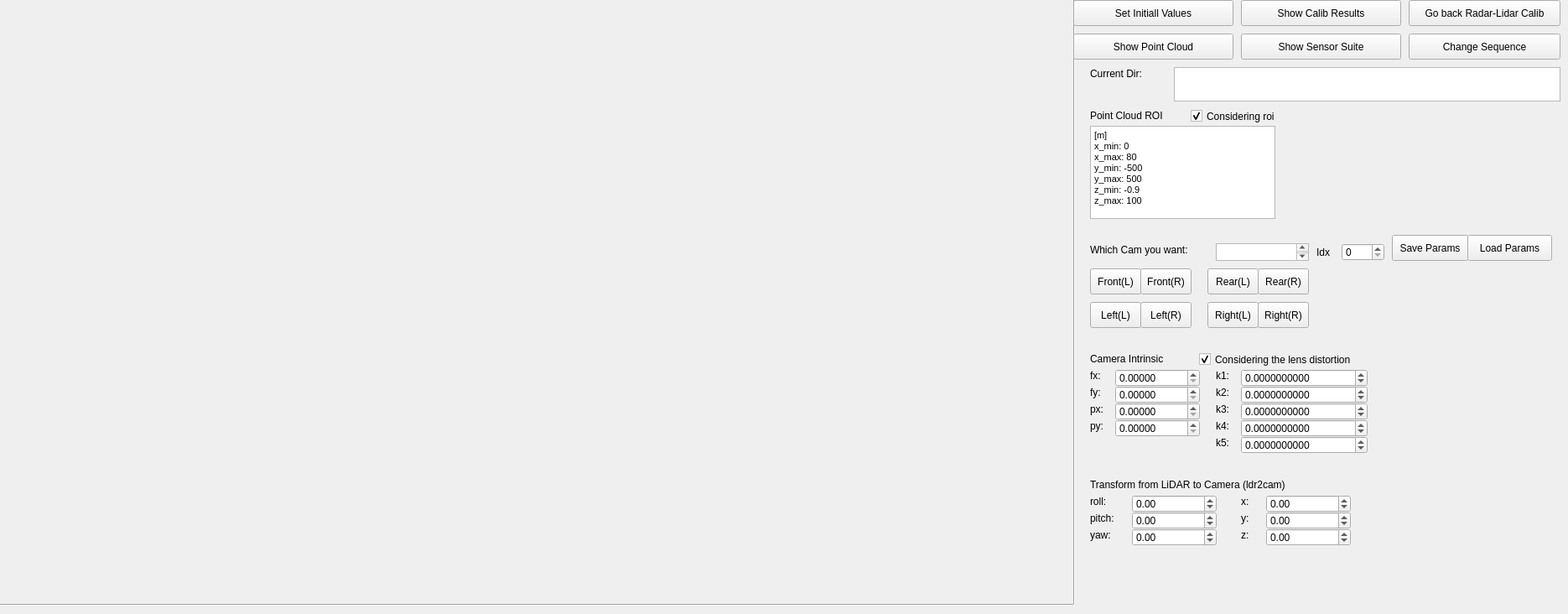
    <widget class="QWidget" name="page_2">
     <widget class="QLabel" name="labelLidCamCalibImg">
      <property name="geometry">
       <rect>
        <x>0</x>
        <y>0</y>
        <width>1280</width>
        <height>720</height>
       </rect>
      </property>
      <property name="text">
       <string/>
      </property>
     </widget>
     <widget class="Line" name="line_16">
      <property name="geometry">
       <rect>
        <x>0</x>
        <y>720</y>
        <width>1280</width>
        <height>3</height>
       </rect>
      </property>
      <property name="orientation">
       <enum>Qt::Horizontal</enum>
      </property>
     </widget>
     <widget class="Line" name="line_17">
      <property name="geometry">
       <rect>
        <x>1280</x>
        <y>0</y>
        <width>3</width>
        <height>720</height>
       </rect>
      </property>
      <property name="orientation">
       <enum>Qt::Vertical</enum>
      </property>
     </widget>
     <widget class="QPushButton" name="pushButtonLcCalib_0">
      <property name="geometry">
       <rect>
        <x>1680</x>
        <y>0</y>
        <width>181</width>
        <height>31</height>
       </rect>
      </property>
      <property name="text">
       <string>Go back Radar-Lidar Calib</string>
      </property>
     </widget>
     <widget class="QPushButton" name="pushButtonLcCalib_1">
      <property name="geometry">
       <rect>
        <x>1480</x>
        <y>40</y>
        <width>191</width>
        <height>31</height>
       </rect>
      </property>
      <property name="text">
       <string>Show Sensor Suite</string>
      </property>
     </widget>
     <widget class="QPushButton" name="pushButtonLcCalib_2">
      <property name="geometry">
       <rect>
        <x>1280</x>
        <y>0</y>
        <width>191</width>
        <height>31</height>
       </rect>
      </property>
      <property name="text">
       <string>Set Initiall Values</string>
      </property>
     </widget>
     <widget class="QLabel" name="label_fx">
      <property name="geometry">
       <rect>
        <x>1300</x>
        <y>440</y>
        <width>101</width>
        <height>16</height>
       </rect>
      </property>
      <property name="text">
       <string>fx:</string>
      </property>
     </widget>
     <widget class="QLabel" name="label_fy">
      <property name="geometry">
       <rect>
        <x>1300</x>
        <y>460</y>
        <width>101</width>
        <height>16</height>
       </rect>
      </property>
      <property name="text">
       <string>fy:</string>
      </property>
     </widget>
     <widget class="QLabel" name="label_px">
      <property name="geometry">
       <rect>
        <x>1300</x>
        <y>480</y>
        <width>101</width>
        <height>16</height>
       </rect>
      </property>
      <property name="text">
       <string>px:</string>
      </property>
     </widget>
     <widget class="QLabel" name="label_py">
      <property name="geometry">
       <rect>
        <x>1300</x>
        <y>500</y>
        <width>101</width>
        <height>16</height>
       </rect>
      </property>
      <property name="text">
       <string>py:</string>
      </property>
     </widget>
     <widget class="QLabel" name="label_k1">
      <property name="geometry">
       <rect>
        <x>1450</x>
        <y>440</y>
        <width>101</width>
        <height>16</height>
       </rect>
      </property>
      <property name="text">
       <string>k1:</string>
      </property>
     </widget>
     <widget class="QCheckBox" name="checkBox_distortion">
      <property name="geometry">
       <rect>
        <x>1430</x>
        <y>420</y>
        <width>261</width>
        <height>17</height>
       </rect>
      </property>
      <property name="text">
       <string>Considering the lens distortion</string>
      </property>
      <property name="checked">
       <bool>true</bool>
      </property>
     </widget>
     <widget class="QLabel" name="label_k2">
      <property name="geometry">
       <rect>
        <x>1450</x>
        <y>460</y>
        <width>101</width>
        <height>16</height>
       </rect>
      </property>
      <property name="text">
       <string>k2:</string>
      </property>
     </widget>
     <widget class="QLabel" name="label_k3">
      <property name="geometry">
       <rect>
        <x>1450</x>
        <y>480</y>
        <width>101</width>
        <height>16</height>
       </rect>
      </property>
      <property name="text">
       <string>k3:</string>
      </property>
     </widget>
     <widget class="QLabel" name="label_k4">
      <property name="geometry">
       <rect>
        <x>1450</x>
        <y>500</y>
        <width>101</width>
        <height>16</height>
       </rect>
      </property>
      <property name="text">
       <string>k4:</string>
      </property>
     </widget>
     <widget class="QLabel" name="label_k5">
      <property name="geometry">
       <rect>
        <x>1450</x>
        <y>520</y>
        <width>101</width>
        <height>16</height>
       </rect>
      </property>
      <property name="text">
       <string>k5:</string>
      </property>
     </widget>
     <widget class="QLabel" name="label_pitch_l">
      <property name="geometry">
       <rect>
        <x>1300</x>
        <y>610</y>
        <width>101</width>
        <height>16</height>
       </rect>
      </property>
      <property name="text">
       <string>pitch:</string>
      </property>
     </widget>
     <widget class="QLabel" name="label_roll_l">
      <property name="geometry">
       <rect>
        <x>1300</x>
        <y>590</y>
        <width>101</width>
        <height>16</height>
       </rect>
      </property>
      <property name="text">
       <string>roll:</string>
      </property>
     </widget>
     <widget class="QLabel" name="label_yaw_l">
      <property name="geometry">
       <rect>
        <x>1300</x>
        <y>630</y>
        <width>101</width>
        <height>16</height>
       </rect>
      </property>
      <property name="text">
       <string>yaw:</string>
      </property>
     </widget>
     <widget class="QLabel" name="label_x_l">
      <property name="geometry">
       <rect>
        <x>1480</x>
        <y>590</y>
        <width>101</width>
        <height>16</height>
       </rect>
      </property>
      <property name="text">
       <string>x:</string>
      </property>
     </widget>
     <widget class="QLabel" name="label_z_l">
      <property name="geometry">
       <rect>
        <x>1480</x>
        <y>630</y>
        <width>101</width>
        <height>16</height>
       </rect>
      </property>
      <property name="text">
       <string>z:</string>
      </property>
     </widget>
     <widget class="QLabel" name="label_y_l">
      <property name="geometry">
       <rect>
        <x>1480</x>
        <y>610</y>
        <width>101</width>
        <height>16</height>
       </rect>
      </property>
      <property name="text">
       <string>y:</string>
      </property>
     </widget>
     <widget class="QPushButton" name="pushButtonLcCalib_3">
      <property name="geometry">
       <rect>
        <x>1480</x>
        <y>0</y>
        <width>191</width>
        <height>31</height>
       </rect>
      </property>
      <property name="text">
       <string>Show Calib Results</string>
      </property>
     </widget>
     <widget class="QTextEdit" name="textEditLcCalib_1">
      <property name="geometry">
       <rect>
        <x>1300</x>
        <y>150</y>
        <width>221</width>
        <height>111</height>
       </rect>
      </property>
      <property name="html">
       <string>&lt;!DOCTYPE HTML PUBLIC &quot;-//W3C//DTD HTML 4.0//EN&quot; &quot;http://www.w3.org/TR/REC-html40/strict.dtd&quot;&gt;
&lt;html&gt;&lt;head&gt;&lt;meta name=&quot;qrichtext&quot; content=&quot;1&quot; /&gt;&lt;style type=&quot;text/css&quot;&gt;
p, li { white-space: pre-wrap; }
&lt;/style&gt;&lt;/head&gt;&lt;body style=&quot; font-family:'Ubuntu'; font-size:11pt; font-weight:400; font-style:normal;&quot;&gt;
&lt;p style=&quot; margin-top:0px; margin-bottom:0px; margin-left:0px; margin-right:0px; -qt-block-indent:0; text-indent:0px;&quot;&gt;&lt;span style=&quot; font-family:'MS Shell Dlg 2'; font-size:8.25pt;&quot;&gt;[m]&lt;/span&gt;&lt;/p&gt;
&lt;p style=&quot; margin-top:0px; margin-bottom:0px; margin-left:0px; margin-right:0px; -qt-block-indent:0; text-indent:0px;&quot;&gt;&lt;span style=&quot; font-family:'MS Shell Dlg 2'; font-size:8.25pt;&quot;&gt;x_min: 0&lt;/span&gt;&lt;/p&gt;
&lt;p style=&quot; margin-top:0px; margin-bottom:0px; margin-left:0px; margin-right:0px; -qt-block-indent:0; text-indent:0px;&quot;&gt;&lt;span style=&quot; font-family:'MS Shell Dlg 2'; font-size:8.25pt;&quot;&gt;x_max: 80&lt;/span&gt;&lt;/p&gt;
&lt;p style=&quot; margin-top:0px; margin-bottom:0px; margin-left:0px; margin-right:0px; -qt-block-indent:0; text-indent:0px;&quot;&gt;&lt;span style=&quot; font-family:'MS Shell Dlg 2'; font-size:8.25pt;&quot;&gt;y_min: -500&lt;/span&gt;&lt;/p&gt;
&lt;p style=&quot; margin-top:0px; margin-bottom:0px; margin-left:0px; margin-right:0px; -qt-block-indent:0; text-indent:0px;&quot;&gt;&lt;span style=&quot; font-family:'MS Shell Dlg 2'; font-size:8.25pt;&quot;&gt;y_max: 500&lt;/span&gt;&lt;/p&gt;
&lt;p style=&quot; margin-top:0px; margin-bottom:0px; margin-left:0px; margin-right:0px; -qt-block-indent:0; text-indent:0px;&quot;&gt;&lt;span style=&quot; font-family:'MS Shell Dlg 2'; font-size:8.25pt;&quot;&gt;z_min: -0.9&lt;/span&gt;&lt;/p&gt;
&lt;p style=&quot; margin-top:0px; margin-bottom:0px; margin-left:0px; margin-right:0px; -qt-block-indent:0; text-indent:0px;&quot;&gt;&lt;span style=&quot; font-family:'MS Shell Dlg 2'; font-size:8.25pt;&quot;&gt;z_max: 100&lt;/span&gt;&lt;/p&gt;&lt;/body&gt;&lt;/html&gt;</string>
      </property>
     </widget>
     <widget class="QLabel" name="label_41">
      <property name="geometry">
       <rect>
        <x>1300</x>
        <y>130</y>
        <width>141</width>
        <height>16</height>
       </rect>
      </property>
      <property name="text">
       <string>Point Cloud ROI</string>
      </property>
     </widget>
     <widget class="QCheckBox" name="checkBox_pc_roi">
      <property name="geometry">
       <rect>
        <x>1420</x>
        <y>130</y>
        <width>101</width>
        <height>17</height>
       </rect>
      </property>
      <property name="text">
       <string>Considering roi</string>
      </property>
      <property name="checked">
       <bool>true</bool>
      </property>
     </widget>
     <widget class="QPushButton" name="pushButtonLcCalib_4">
      <property name="geometry">
       <rect>
        <x>1280</x>
        <y>40</y>
        <width>191</width>
        <height>31</height>
       </rect>
      </property>
      <property name="text">
       <string>Show Point Cloud</string>
      </property>
     </widget>
     <widget class="QLabel" name="label_42">
      <property name="geometry">
       <rect>
        <x>1300</x>
        <y>290</y>
        <width>151</width>
        <height>16</height>
       </rect>
      </property>
      <property name="text">
       <string>Which Cam you want:</string>
      </property>
     </widget>
     <widget class="QPushButton" name="pushButtonLcCalib_5">
      <property name="geometry">
       <rect>
        <x>1300</x>
        <y>320</y>
        <width>61</width>
        <height>31</height>
       </rect>
      </property>
      <property name="text">
       <string>Front(L)</string>
      </property>
     </widget>
     <widget class="QPushButton" name="pushButtonLcCalib_6">
      <property name="geometry">
       <rect>
        <x>1360</x>
        <y>320</y>
        <width>61</width>
        <height>31</height>
       </rect>
      </property>
      <property name="text">
       <string>Front(R)</string>
      </property>
     </widget>
     <widget class="QPushButton" name="pushButtonLcCalib_7">
      <property name="geometry">
       <rect>
        <x>1440</x>
        <y>320</y>
        <width>61</width>
        <height>31</height>
       </rect>
      </property>
      <property name="text">
       <string>Rear(L)</string>
      </property>
     </widget>
     <widget class="QPushButton" name="pushButtonLcCalib_8">
      <property name="geometry">
       <rect>
        <x>1500</x>
        <y>320</y>
        <width>61</width>
        <height>31</height>
       </rect>
      </property>
      <property name="text">
       <string>Rear(R)</string>
      </property>
     </widget>
     <widget class="QPushButton" name="pushButtonLcCalib_9">
      <property name="geometry">
       <rect>
        <x>1300</x>
        <y>360</y>
        <width>61</width>
        <height>31</height>
       </rect>
      </property>
      <property name="text">
       <string>Left(L)</string>
      </property>
     </widget>
     <widget class="QPushButton" name="pushButtonLcCalib_10">
      <property name="geometry">
       <rect>
        <x>1360</x>
        <y>360</y>
        <width>61</width>
        <height>31</height>
       </rect>
      </property>
      <property name="text">
       <string>Left(R)</string>
      </property>
     </widget>
     <widget class="QPushButton" name="pushButtonLcCalib_11">
      <property name="geometry">
       <rect>
        <x>1440</x>
        <y>360</y>
        <width>61</width>
        <height>31</height>
       </rect>
      </property>
      <property name="text">
       <string>Right(L)</string>
      </property>
     </widget>
     <widget class="QPushButton" name="pushButtonLcCalib_12">
      <property name="geometry">
       <rect>
        <x>1500</x>
        <y>360</y>
        <width>61</width>
        <height>31</height>
       </rect>
      </property>
      <property name="text">
       <string>Right(R)</string>
      </property>
     </widget>
     <widget class="QTextEdit" name="textEditLcCalib_2">
      <property name="geometry">
       <rect>
        <x>1450</x>
        <y>290</y>
        <width>111</width>
        <height>21</height>
       </rect>
      </property>
      <property name="html">
       <string>&lt;!DOCTYPE HTML PUBLIC &quot;-//W3C//DTD HTML 4.0//EN&quot; &quot;http://www.w3.org/TR/REC-html40/strict.dtd&quot;&gt;
&lt;html&gt;&lt;head&gt;&lt;meta name=&quot;qrichtext&quot; content=&quot;1&quot; /&gt;&lt;style type=&quot;text/css&quot;&gt;
p, li { white-space: pre-wrap; }
&lt;/style&gt;&lt;/head&gt;&lt;body style=&quot; font-family:'Ubuntu'; font-size:11pt; font-weight:400; font-style:normal;&quot;&gt;
&lt;p style=&quot;-qt-paragraph-type:empty; margin-top:0px; margin-bottom:0px; margin-left:0px; margin-right:0px; -qt-block-indent:0; text-indent:0px;&quot;&gt;&lt;br /&gt;&lt;/p&gt;&lt;/body&gt;&lt;/html&gt;</string>
      </property>
     </widget>
     <widget class="QTextEdit" name="textEditLcCalib_3">
      <property name="geometry">
       <rect>
        <x>1400</x>
        <y>80</y>
        <width>461</width>
        <height>41</height>
       </rect>
      </property>
      <property name="html">
       <string>&lt;!DOCTYPE HTML PUBLIC &quot;-//W3C//DTD HTML 4.0//EN&quot; &quot;http://www.w3.org/TR/REC-html40/strict.dtd&quot;&gt;
&lt;html&gt;&lt;head&gt;&lt;meta name=&quot;qrichtext&quot; content=&quot;1&quot; /&gt;&lt;style type=&quot;text/css&quot;&gt;
p, li { white-space: pre-wrap; }
&lt;/style&gt;&lt;/head&gt;&lt;body style=&quot; font-family:'Ubuntu'; font-size:11pt; font-weight:400; font-style:normal;&quot;&gt;
&lt;p style=&quot;-qt-paragraph-type:empty; margin-top:0px; margin-bottom:0px; margin-left:0px; margin-right:0px; -qt-block-indent:0; text-indent:0px;&quot;&gt;&lt;br /&gt;&lt;/p&gt;&lt;/body&gt;&lt;/html&gt;</string>
      </property>
     </widget>
     <widget class="QLabel" name="label_43">
      <property name="geometry">
       <rect>
        <x>1300</x>
        <y>80</y>
        <width>91</width>
        <height>16</height>
       </rect>
      </property>
      <property name="text">
       <string>Current Dir:</string>
      </property>
     </widget>
     <widget class="QSpinBox" name="spinBoxLcCalib_0">
      <property name="geometry">
       <rect>
        <x>1600</x>
        <y>290</y>
        <width>51</width>
        <height>21</height>
       </rect>
      </property>
      <property name="maximum">
       <number>600</number>
      </property>
     </widget>
     <widget class="QLabel" name="label_44">
      <property name="geometry">
       <rect>
        <x>1570</x>
        <y>290</y>
        <width>31</width>
        <height>21</height>
       </rect>
      </property>
      <property name="text">
       <string>Idx</string>
      </property>
     </widget>
     <widget class="QDoubleSpinBox" name="doubleSpinBoxLcCalib_0">
      <property name="geometry">
       <rect>
        <x>1330</x>
        <y>440</y>
        <width>101</width>
        <height>21</height>
       </rect>
      </property>
      <property name="decimals">
       <number>5</number>
      </property>
      <property name="maximum">
       <double>1000.000000000000000</double>
      </property>
      <property name="singleStep">
       <double>0.100000000000000</double>
      </property>
     </widget>
     <widget class="QDoubleSpinBox" name="doubleSpinBoxLcCalib_1">
      <property name="geometry">
       <rect>
        <x>1330</x>
        <y>460</y>
        <width>101</width>
        <height>21</height>
       </rect>
      </property>
      <property name="decimals">
       <number>5</number>
      </property>
      <property name="maximum">
       <double>1000.000000000000000</double>
      </property>
      <property name="singleStep">
       <double>0.100000000000000</double>
      </property>
     </widget>
     <widget class="QDoubleSpinBox" name="doubleSpinBoxLcCalib_2">
      <property name="geometry">
       <rect>
        <x>1330</x>
        <y>480</y>
        <width>101</width>
        <height>21</height>
       </rect>
      </property>
      <property name="decimals">
       <number>5</number>
      </property>
      <property name="maximum">
       <double>1000.000000000000000</double>
      </property>
      <property name="singleStep">
       <double>0.100000000000000</double>
      </property>
     </widget>
     <widget class="QDoubleSpinBox" name="doubleSpinBoxLcCalib_3">
      <property name="geometry">
       <rect>
        <x>1330</x>
        <y>500</y>
        <width>101</width>
        <height>21</height>
       </rect>
      </property>
      <property name="decimals">
       <number>5</number>
      </property>
      <property name="maximum">
       <double>1000.000000000000000</double>
      </property>
      <property name="singleStep">
       <double>0.100000000000000</double>
      </property>
     </widget>
     <widget class="QDoubleSpinBox" name="doubleSpinBoxLcCalib_4">
      <property name="geometry">
       <rect>
        <x>1480</x>
        <y>440</y>
        <width>151</width>
        <height>21</height>
       </rect>
      </property>
      <property name="decimals">
       <number>10</number>
      </property>
      <property name="minimum">
       <double>-1.000000000000000</double>
      </property>
      <property name="maximum">
       <double>1.000000000000000</double>
      </property>
      <property name="singleStep">
       <double>0.000100000000000</double>
      </property>
     </widget>
     <widget class="QDoubleSpinBox" name="doubleSpinBoxLcCalib_5">
      <property name="geometry">
       <rect>
        <x>1480</x>
        <y>460</y>
        <width>151</width>
        <height>21</height>
       </rect>
      </property>
      <property name="decimals">
       <number>10</number>
      </property>
      <property name="minimum">
       <double>-1.000000000000000</double>
      </property>
      <property name="maximum">
       <double>1.000000000000000</double>
      </property>
      <property name="singleStep">
       <double>0.000100000000000</double>
      </property>
     </widget>
     <widget class="QDoubleSpinBox" name="doubleSpinBoxLcCalib_6">
      <property name="geometry">
       <rect>
        <x>1480</x>
        <y>480</y>
        <width>151</width>
        <height>21</height>
       </rect>
      </property>
      <property name="decimals">
       <number>10</number>
      </property>
      <property name="minimum">
       <double>-1.000000000000000</double>
      </property>
      <property name="maximum">
       <double>1.000000000000000</double>
      </property>
      <property name="singleStep">
       <double>0.000100000000000</double>
      </property>
     </widget>
     <widget class="QDoubleSpinBox" name="doubleSpinBoxLcCalib_7">
      <property name="geometry">
       <rect>
        <x>1480</x>
        <y>500</y>
        <width>151</width>
        <height>21</height>
       </rect>
      </property>
      <property name="decimals">
       <number>10</number>
      </property>
      <property name="minimum">
       <double>-1.000000000000000</double>
      </property>
      <property name="maximum">
       <double>1.000000000000000</double>
      </property>
      <property name="singleStep">
       <double>0.000100000000000</double>
      </property>
     </widget>
     <widget class="QDoubleSpinBox" name="doubleSpinBoxLcCalib_8">
      <property name="geometry">
       <rect>
        <x>1480</x>
        <y>520</y>
        <width>151</width>
        <height>21</height>
       </rect>
      </property>
      <property name="decimals">
       <number>10</number>
      </property>
      <property name="minimum">
       <double>-1.000000000000000</double>
      </property>
      <property name="maximum">
       <double>1.000000000000000</double>
      </property>
      <property name="singleStep">
       <double>0.000100000000000</double>
      </property>
     </widget>
     <widget class="QLabel" name="label_45">
      <property name="geometry">
       <rect>
        <x>1300</x>
        <y>420</y>
        <width>151</width>
        <height>16</height>
       </rect>
      </property>
      <property name="text">
       <string>Camera Intrinsic</string>
      </property>
     </widget>
     <widget class="QLabel" name="label_47">
      <property name="geometry">
       <rect>
        <x>1300</x>
        <y>570</y>
        <width>321</width>
        <height>16</height>
       </rect>
      </property>
      <property name="text">
       <string>Transform from LiDAR to Camera (ldr2cam)</string>
      </property>
     </widget>
     <widget class="QDoubleSpinBox" name="doubleSpinBoxLcCalib_9">
      <property name="geometry">
       <rect>
        <x>1350</x>
        <y>590</y>
        <width>101</width>
        <height>21</height>
       </rect>
      </property>
      <property name="decimals">
       <number>2</number>
      </property>
      <property name="minimum">
       <double>-180.000000000000000</double>
      </property>
      <property name="maximum">
       <double>180.000000000000000</double>
      </property>
      <property name="singleStep">
       <double>0.100000000000000</double>
      </property>
     </widget>
     <widget class="QDoubleSpinBox" name="doubleSpinBoxLcCalib_10">
      <property name="geometry">
       <rect>
        <x>1350</x>
        <y>610</y>
        <width>101</width>
        <height>21</height>
       </rect>
      </property>
      <property name="decimals">
       <number>2</number>
      </property>
      <property name="minimum">
       <double>-180.000000000000000</double>
      </property>
      <property name="maximum">
       <double>180.000000000000000</double>
      </property>
      <property name="singleStep">
       <double>0.100000000000000</double>
      </property>
     </widget>
     <widget class="QDoubleSpinBox" name="doubleSpinBoxLcCalib_11">
      <property name="geometry">
       <rect>
        <x>1350</x>
        <y>630</y>
        <width>101</width>
        <height>21</height>
       </rect>
      </property>
      <property name="decimals">
       <number>2</number>
      </property>
      <property name="minimum">
       <double>-180.000000000000000</double>
      </property>
      <property name="maximum">
       <double>180.000000000000000</double>
      </property>
      <property name="singleStep">
       <double>0.100000000000000</double>
      </property>
     </widget>
     <widget class="QDoubleSpinBox" name="doubleSpinBoxLcCalib_12">
      <property name="geometry">
       <rect>
        <x>1510</x>
        <y>590</y>
        <width>101</width>
        <height>21</height>
       </rect>
      </property>
      <property name="decimals">
       <number>2</number>
      </property>
      <property name="minimum">
       <double>-10.000000000000000</double>
      </property>
      <property name="maximum">
       <double>10.000000000000000</double>
      </property>
      <property name="singleStep">
       <double>0.010000000000000</double>
      </property>
     </widget>
     <widget class="QDoubleSpinBox" name="doubleSpinBoxLcCalib_13">
      <property name="geometry">
       <rect>
        <x>1510</x>
        <y>610</y>
        <width>101</width>
        <height>21</height>
       </rect>
      </property>
      <property name="decimals">
       <number>2</number>
      </property>
      <property name="minimum">
       <double>-10.000000000000000</double>
      </property>
      <property name="maximum">
       <double>10.000000000000000</double>
      </property>
      <property name="singleStep">
       <double>0.010000000000000</double>
      </property>
     </widget>
     <widget class="QDoubleSpinBox" name="doubleSpinBoxLcCalib_14">
      <property name="geometry">
       <rect>
        <x>1510</x>
        <y>630</y>
        <width>101</width>
        <height>21</height>
       </rect>
      </property>
      <property name="decimals">
       <number>2</number>
      </property>
      <property name="minimum">
       <double>-10.000000000000000</double>
      </property>
      <property name="maximum">
       <double>10.000000000000000</double>
      </property>
      <property name="singleStep">
       <double>0.010000000000000</double>
      </property>
     </widget>
     <widget class="QPushButton" name="pushButtonLcCalib_13">
      <property name="geometry">
       <rect>
        <x>1660</x>
        <y>280</y>
        <width>91</width>
        <height>31</height>
       </rect>
      </property>
      <property name="text">
       <string>Save Params</string>
      </property>
     </widget>
     <widget class="QPushButton" name="pushButtonLcCalib_14">
      <property name="geometry">
       <rect>
        <x>1680</x>
        <y>40</y>
        <width>181</width>
        <height>31</height>
       </rect>
      </property>
      <property name="text">
       <string>Change Sequence</string>
      </property>
     </widget>
     <widget class="QPushButton" name="pushButtonLcCalib_15">
      <property name="geometry">
       <rect>
        <x>1750</x>
        <y>280</y>
        <width>101</width>
        <height>31</height>
       </rect>
      </property>
      <property name="text">
       <string>Load Params</string>
      </property>
     </widget>
    </widget>
